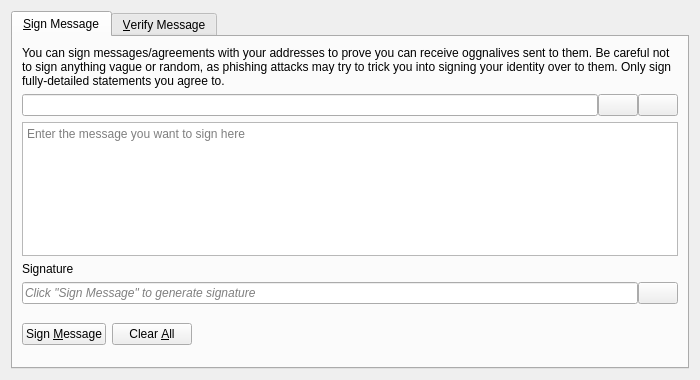
<?xml version="1.0" encoding="UTF-8"?>
<ui version="4.0">
 <class>SignVerifyMessageDialog</class>
 <widget class="QDialog" name="SignVerifyMessageDialog">
  <property name="geometry">
   <rect>
    <x>0</x>
    <y>0</y>
    <width>700</width>
    <height>380</height>
   </rect>
  </property>
  <property name="windowTitle">
   <string>Signatures - Sign / Verify a Message</string>
  </property>
  <property name="modal">
   <bool>true</bool>
  </property>
  <layout class="QVBoxLayout" name="verticalLayout">
   <item>
    <widget class="QTabWidget" name="tabWidget">
     <property name="currentIndex">
      <number>0</number>
     </property>
     <widget class="QWidget" name="tabSignMessage">
      <attribute name="title">
       <string>&amp;Sign Message</string>
      </attribute>
      <layout class="QVBoxLayout" name="verticalLayout_SM">
       <item>
        <widget class="QLabel" name="infoLabel_SM">
         <property name="text">
          <string>You can sign messages/agreements with your addresses to prove you can receive oggnalives sent to them. Be careful not to sign anything vague or random, as phishing attacks may try to trick you into signing your identity over to them. Only sign fully-detailed statements you agree to.</string>
         </property>
         <property name="textFormat">
          <enum>Qt::PlainText</enum>
         </property>
         <property name="wordWrap">
          <bool>true</bool>
         </property>
        </widget>
       </item>
       <item>
        <layout class="QHBoxLayout" name="horizontalLayout_1_SM">
         <property name="spacing">
          <number>0</number>
         </property>
         <item>
          <widget class="QValidatedLineEdit" name="addressIn_SM">
           <property name="toolTip">
            <string>The oggnalive address to sign the message with</string>
           </property>
          </widget>
         </item>
         <item>
          <widget class="QPushButton" name="addressBookButton_SM">
           <property name="toolTip">
            <string>Choose previously used address</string>
           </property>
           <property name="text">
            <string/>
           </property>
           <property name="icon">
            <iconset resource="../oggnalive.qrc">
             <normaloff>:/icons/address-book</normaloff>:/icons/address-book</iconset>
           </property>
           <property name="shortcut">
            <string>Alt+A</string>
           </property>
           <property name="autoDefault">
            <bool>false</bool>
           </property>
          </widget>
         </item>
         <item>
          <widget class="QPushButton" name="pasteButton_SM">
           <property name="toolTip">
            <string>Paste address from clipboard</string>
           </property>
           <property name="text">
            <string/>
           </property>
           <property name="icon">
            <iconset resource="../oggnalive.qrc">
             <normaloff>:/icons/editpaste</normaloff>:/icons/editpaste</iconset>
           </property>
           <property name="shortcut">
            <string>Alt+P</string>
           </property>
           <property name="autoDefault">
            <bool>false</bool>
           </property>
          </widget>
         </item>
        </layout>
       </item>
       <item>
        <widget class="QPlainTextEdit" name="messageIn_SM">
         <property name="toolTip">
          <string>Enter the message you want to sign here</string>
         </property>
         <property name="placeholderText">
          <string>Enter the message you want to sign here</string>
         </property>
        </widget>
       </item>
       <item>
        <widget class="QLabel" name="signatureLabel_SM">
         <property name="text">
          <string>Signature</string>
         </property>
         <property name="textFormat">
          <enum>Qt::PlainText</enum>
         </property>
        </widget>
       </item>
       <item>
        <layout class="QHBoxLayout" name="horizontalLayout_2_SM">
         <property name="spacing">
          <number>0</number>
         </property>
         <item>
          <widget class="QLineEdit" name="signatureOut_SM">
           <property name="placeholderText">
            <string>Click "Sign Message" to generate signature</string>
           </property>
           <property name="font">
            <font>
             <italic>true</italic>
            </font>
           </property>
           <property name="readOnly">
            <bool>true</bool>
           </property>
          </widget>
         </item>
         <item>
          <widget class="QPushButton" name="copySignatureButton_SM">
           <property name="toolTip">
            <string>Copy the current signature to the system clipboard</string>
           </property>
           <property name="text">
            <string/>
           </property>
           <property name="icon">
            <iconset resource="../oggnalive.qrc">
             <normaloff>:/icons/editcopy</normaloff>:/icons/editcopy</iconset>
           </property>
           <property name="autoDefault">
            <bool>false</bool>
           </property>
          </widget>
         </item>
        </layout>
       </item>
       <item>
        <layout class="QHBoxLayout" name="horizontalLayout_3_SM">
         <item>
          <widget class="QPushButton" name="signMessageButton_SM">
           <property name="toolTip">
            <string>Sign the message to prove you own this oggnalive address</string>
           </property>
           <property name="text">
            <string>Sign &amp;Message</string>
           </property>
           <property name="icon">
            <iconset resource="../oggnalive.qrc">
             <normaloff>:/icons/edit</normaloff>:/icons/edit</iconset>
           </property>
           <property name="autoDefault">
            <bool>false</bool>
           </property>
          </widget>
         </item>
         <item>
          <widget class="QPushButton" name="clearButton_SM">
           <property name="toolTip">
            <string>Reset all sign message fields</string>
           </property>
           <property name="text">
            <string>Clear &amp;All</string>
           </property>
           <property name="icon">
            <iconset resource="../oggnalive.qrc">
             <normaloff>:/icons/remove</normaloff>:/icons/remove</iconset>
           </property>
           <property name="autoDefault">
            <bool>false</bool>
           </property>
          </widget>
         </item>
         <item>
          <spacer name="horizontalSpacer_1_SM">
           <property name="orientation">
            <enum>Qt::Horizontal</enum>
           </property>
           <property name="sizeHint" stdset="0">
            <size>
             <width>40</width>
             <height>48</height>
            </size>
           </property>
          </spacer>
         </item>
         <item>
          <widget class="QLabel" name="statusLabel_SM">
           <property name="font">
            <font>
             <weight>75</weight>
             <bold>true</bold>
            </font>
           </property>
           <property name="text">
            <string/>
           </property>
           <property name="wordWrap">
            <bool>true</bool>
           </property>
          </widget>
         </item>
         <item>
          <spacer name="horizontalSpacer_2_SM">
           <property name="orientation">
            <enum>Qt::Horizontal</enum>
           </property>
           <property name="sizeHint" stdset="0">
            <size>
             <width>40</width>
             <height>48</height>
            </size>
           </property>
          </spacer>
         </item>
        </layout>
       </item>
      </layout>
     </widget>
     <widget class="QWidget" name="tabVerifyMessage">
      <attribute name="title">
       <string>&amp;Verify Message</string>
      </attribute>
      <layout class="QVBoxLayout" name="verticalLayout_VM">
       <item>
        <widget class="QLabel" name="infoLabel_VM">
         <property name="text">
          <string>Enter the receiver's address, message (ensure you copy line breaks, spaces, tabs, etc. exactly) and signature below to verify the message. Be careful not to read more into the signature than what is in the signed message itself, to avoid being tricked by a man-in-the-middle attack. Note that this only proves the signing party receives with the address, it cannot prove sendership of any transaction!</string>
         </property>
         <property name="textFormat">
          <enum>Qt::PlainText</enum>
         </property>
         <property name="alignment">
          <set>Qt::AlignLeading|Qt::AlignLeft|Qt::AlignTop</set>
         </property>
         <property name="wordWrap">
          <bool>true</bool>
         </property>
        </widget>
       </item>
       <item>
        <layout class="QHBoxLayout" name="horizontalLayout_1_VM">
         <property name="spacing">
          <number>0</number>
         </property>
         <item>
          <widget class="QValidatedLineEdit" name="addressIn_VM">
           <property name="toolTip">
            <string>The oggnalive address the message was signed with</string>
           </property>
          </widget>
         </item>
         <item>
          <widget class="QPushButton" name="addressBookButton_VM">
           <property name="toolTip">
            <string>Choose previously used address</string>
           </property>
           <property name="text">
            <string/>
           </property>
           <property name="icon">
            <iconset resource="../oggnalive.qrc">
             <normaloff>:/icons/address-book</normaloff>:/icons/address-book</iconset>
           </property>
           <property name="shortcut">
            <string>Alt+A</string>
           </property>
           <property name="autoDefault">
            <bool>false</bool>
           </property>
          </widget>
         </item>
        </layout>
       </item>
       <item>
        <widget class="QPlainTextEdit" name="messageIn_VM">
          <property name="toolTip">
            <string>The signed message to verify</string>
          </property>
          <property name="placeholderText">
            <string>The signed message to verify</string>
          </property>
        </widget>
       </item>
       <item>
        <widget class="QValidatedLineEdit" name="signatureIn_VM">
          <property name="toolTip">
            <string>The signature given when the message was signed</string>
          </property>
          <property name="placeholderText">
            <string>The signature given when the message was signed</string>
          </property>
        </widget>
       </item>
       <item>
        <layout class="QHBoxLayout" name="horizontalLayout_2_VM">
         <item>
          <widget class="QPushButton" name="verifyMessageButton_VM">
           <property name="toolTip">
            <string>Verify the message to ensure it was signed with the specified oggnalive address</string>
           </property>
           <property name="text">
            <string>Verify &amp;Message</string>
           </property>
           <property name="icon">
            <iconset resource="../oggnalive.qrc">
             <normaloff>:/icons/transaction_0</normaloff>:/icons/transaction_0</iconset>
           </property>
           <property name="autoDefault">
            <bool>false</bool>
           </property>
          </widget>
         </item>
         <item>
          <widget class="QPushButton" name="clearButton_VM">
           <property name="toolTip">
            <string>Reset all verify message fields</string>
           </property>
           <property name="text">
            <string>Clear &amp;All</string>
           </property>
           <property name="icon">
            <iconset resource="../oggnalive.qrc">
             <normaloff>:/icons/remove</normaloff>:/icons/remove</iconset>
           </property>
           <property name="autoDefault">
            <bool>false</bool>
           </property>
          </widget>
         </item>
         <item>
          <spacer name="horizontalSpacer_1_VM">
           <property name="orientation">
            <enum>Qt::Horizontal</enum>
           </property>
           <property name="sizeHint" stdset="0">
            <size>
             <width>40</width>
             <height>48</height>
            </size>
           </property>
          </spacer>
         </item>
         <item>
          <widget class="QLabel" name="statusLabel_VM">
           <property name="font">
            <font>
             <weight>75</weight>
             <bold>true</bold>
            </font>
           </property>
           <property name="text">
            <string/>
           </property>
           <property name="wordWrap">
            <bool>true</bool>
           </property>
          </widget>
         </item>
         <item>
          <spacer name="horizontalSpacer_2_VM">
           <property name="orientation">
            <enum>Qt::Horizontal</enum>
           </property>
           <property name="sizeHint" stdset="0">
            <size>
             <width>40</width>
             <height>48</height>
            </size>
           </property>
          </spacer>
         </item>
        </layout>
       </item>
      </layout>
     </widget>
    </widget>
   </item>
  </layout>
 </widget>
 <customwidgets>
  <customwidget>
   <class>QValidatedLineEdit</class>
   <extends>QLineEdit</extends>
   <header>qt/qvalidatedlineedit.h</header>
  </customwidget>
 </customwidgets>
 <resources>
  <include location="../oggnalive.qrc"/>
 </resources>
 <connections/>
</ui>
